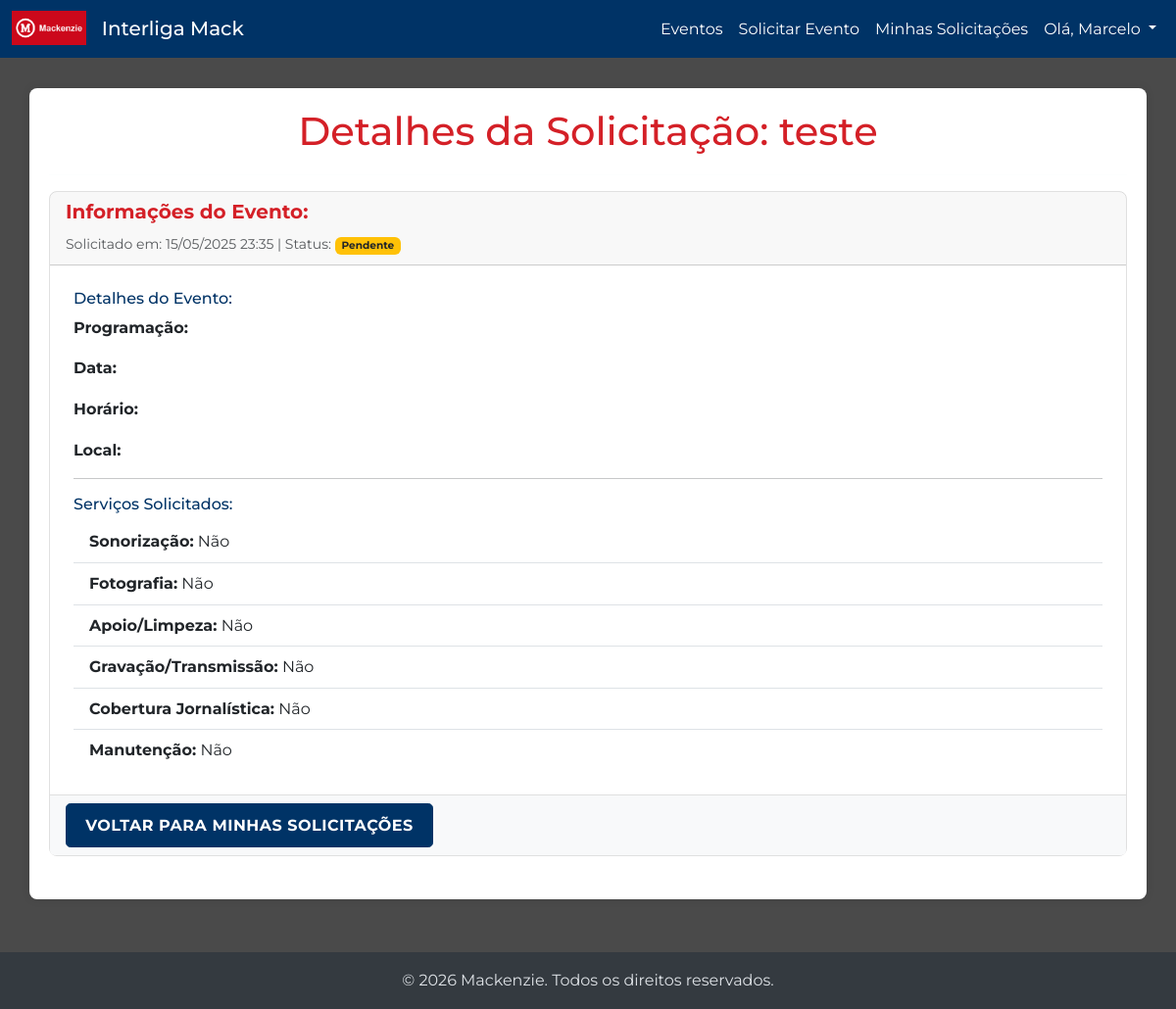
Page /eventos/solicitacao/12/ (signed in) on the committed database.
### users/models.py (models this page shows, shortened)
class UserProfile(AbstractUser):
    USER_TYPE_CHOICES = [
        ('solicitante', 'Solicitante Interno'),
        ('geral', 'Usuário Geral'), # Alunos, Palestrantes, Fornecedores, Público em Geral
    ]
    user_type = models.CharField(
        max_length=20,
        choices=USER_TYPE_CHOICES,
        default='geral',
        verbose_name='Tipo de Usuário'
    )
    registration_id = models.CharField(max_length=100, blank=True, null=True, verbose_name='Matrícula/ID')
    department = models.CharField(max_length=200, blank=True, null=True, verbose_name='Departamento/Unidade')
    class Meta:
        verbose_name = 'Perfil de Usuário'
        verbose_name_plural = 'Perfis de Usuários'

### events/models.py (models this page shows, shortened)
class EventRequest(models.Model):
    STATUS_CHOICES = [
        ('pending', 'Pendente'),
        ('approved', 'Aprovado'),
        ('rejected', 'Rejeitado'),
        ('in_progress', 'Em Andamento'),
        ('completed', 'Concluído'),
        ('cancelled', 'Cancelado'),
    ]
    requester = models.ForeignKey(
        settings.AUTH_USER_MODEL,
        on_delete=models.CASCADE,
        limit_choices_to={'user_type': 'solicitante'},
        related_name='user_event_requests',
        verbose_name='Solicitante'
    )
    request_date = models.DateTimeField(auto_now_add=True, verbose_name='Data da Solicitação')
    needs_sound_system = models.BooleanField(default=False, verbose_name='Necessita Sonorização?')
    sound_system_details = models.TextField(blank=True, null=True, verbose_name='Detalhes Sonorização')
    needs_photography = models.BooleanField(default=False, verbose_name='Necessita Fotografia?')
    photography_details = models.TextField(blank=True, null=True, verbose_name='Detalhes Fotografia')
    needs_support_cleaning = models.BooleanField(default=False, verbose_name='Necessita Apoio/Limpeza?')
    support_cleaning_details = models.TextField(blank=True, null=True, verbose_name='Detalhes Apoio/Limpeza')
    needs_recording_transmission = models.BooleanField(default=False, verbose_name='Necessita Gravação/Transmissão?')
    recording_transmission_details = models.TextField(blank=True, null=True, verbose_name='Detalhes Gravação/Transmissão')
    needs_journalistic_coverage = models.BooleanField(default=False, verbose_name='Necessita Cobertura Jornalística?')
    journalistic_coverage_details = models.TextField(blank=True, null=True, verbose_name='Detalhes Cobertura Jornalística')
    needs_maintenance = models.BooleanField(default=False, verbose_name='Necessita Manutenção?')
    maintenance_details = models.TextField(blank=True, null=True, verbose_name='Detalhes Manutenção')
    auditorium_requested = models.CharField(max_length=100, blank=True, null=True, verbose_name='Auditório Solicitado')
    stream_requested = models.BooleanField(default=False, verbose_name='Solicita Transmissão pela TV Mackenzie?')
    suggested_stream_link = models.URLField(blank=True, null=True, verbose_name='Link Sugerido para Transmissão (se houver)')
    internal_notes = models.TextField(blank=True, null=True, verbose_name='Observações Internas')
    created_at = models.DateTimeField(auto_now_add=True)
    updated_at = models.DateTimeField(auto_now=True)
    status = models.CharField(max_length=20, choices=STATUS_CHOICES, default='pending', verbose_name='Status da Solicitação')
    event_name_proposal = models.CharField(max_length=200, verbose_name='Nome Proposto do Evento')
    class Meta:
        verbose_name = 'Solicitação de Evento'
        verbose_name_plural = 'Solicitações de Eventos'
        ordering = ['-request_date']

### events/views.py (the view)
# urls.py: path('solicitacao/<int:request_id>/', views.event_request_detail, name='event_request_detail'),
@login_required
@user_passes_test(is_solicitante, login_url='/admin/login/')
def event_request_detail(request, request_id):
    event_request = get_object_or_404(EventRequest, id=request_id, requester=request.user)
    page_title = 'Detalhes da Solicitação'
    if event_request.approved_event:
        page_title = f'Detalhes da Solicitação: {event_request.approved_event.name}'
    elif event_request.event_name_proposal: # Fallback para o nome proposto se não houver evento aprovado
        page_title = f'Detalhes da Solicitação: {event_request.event_name_proposal} (Pendente)'
    return render(request, 'events/event_request_detail.html', {'event_request': event_request, 'page_title': page_title})

### events/views.py (called while the page is built)
def is_solicitante(user):
    return user.is_authenticated and user.user_type == 'solicitante'

### events/templates/events/event_request_detail.html (shortened to what this page needs)
{% extends "base.html" %}
{% block content %}
<div class="card">
    <div class="card-header">
        <h5 class="card-title">Informações do Evento: {{ event_request.event.title }}</h5>
        <p class="card-text"><small class="text-muted">Solicitado em: {{ event_request.request_date|date:"d/m/Y H:i" }} | Status: <span class="badge bg-{% if event_request.status == 'pending' %}warning text-dark{% elif event_request.status == 'approved' %}success{% elif event_request.status == 'rejected' %}danger{% elif event_request.status == 'in_progress' %}info text-dark{% elif event_request.status == 'completed' %}primary{% elif event_request.status == 'cancelled' %}secondary{% endif %}">{{ event_request.get_status_display }}</span></small></p>
    </div>
    <div class="card-body">
        <h6>Detalhes do Evento:</h6>
        <p><strong>Programação:</strong> {{ event_request.event.program|linebreaksbr }}</p>
        <p><strong>Data:</strong> {{ event_request.event.date|date:"d/m/Y" }}</p>
        <p><strong>Horário:</strong> {{ event_request.event.start_time|time:"H:i" }}{% if event_request.event.end_time %} - {{ event_request.event.end_time|time:"H:i" }}{% endif %}</p>
        <p><strong>Local:</strong> {{ event_request.event.location }}</p>
        <hr>
        <h6>Serviços Solicitados:</h6>
        <ul class="list-group list-group-flush">
            <li class="list-group-item">
                <strong>Sonorização:</strong> {% if event_request.needs_sound_system %}Sim{% else %}Não{% endif %}
            </li>
            <li class="list-group-item">
                <strong>Fotografia:</strong> {% if event_request.needs_photography %}Sim{% else %}Não{% endif %}
            </li>
            <li class="list-group-item">
                <strong>Apoio/Limpeza:</strong> {% if event_request.needs_support_cleaning %}Sim{% else %}Não{% endif %}
            </li>
            <li class="list-group-item">
                <strong>Gravação/Transmissão:</strong> {% if event_request.needs_recording_transmission %}Sim{% else %}Não{% endif %}
            </li>
            <li class="list-group-item">
                <strong>Cobertura Jornalística:</strong> {% if event_request.needs_journalistic_coverage %}Sim{% else %}Não{% endif %}
            </li>
            <li class="list-group-item">
                <strong>Manutenção:</strong> {% if event_request.needs_maintenance %}Sim{% else %}Não{% endif %}
            </li>
        </ul>
    </div>
    <div class="card-footer">
        <a href="{% url 'events:list_my_event_requests' %}" class="btn btn-secondary">Voltar para Minhas Solicitações</a>
    </div>
</div>
{% endblock %}

### templates/base.html (shortened to what this page needs)
{% load static %}
<!DOCTYPE html>
<html lang="pt-br">
<head>
    <link href="https://cdn.jsdelivr.net/npm/bootstrap@5.3.0-alpha1/dist/css/bootstrap.min.css" rel="stylesheet">
    <link rel="stylesheet" href="{% static 'css/custom.css' %}">
</head>
<body>
    <nav class="navbar navbar-expand-lg navbar-mackenzie fixed-top">
        <div class="container-fluid">
            <a class="navbar-brand" href="{% url 'home' %}">
                <img src="{% static 'images/logo-vermelho-mack.png' %}" alt="Interliga Mack Logo">
                Interliga Mack
            </a>
            <div class="collapse navbar-collapse" id="navbarNav">
                <ul class="navbar-nav ms-auto mb-2 mb-lg-0">
                    <li class="nav-item">
                        <a class="nav-link {% if request.resolver_match.url_name == 'public_event_list' or request.resolver_match.url_name == 'home' %}active{% endif %}" href="{% url 'home' %}">Eventos</a>
                    </li>
                    {% if user.is_authenticated %}
                        {% if user.user_type == 'solicitante' %}
                            <li class="nav-item">
                                <a class="nav-link {% if request.resolver_match.url_name == 'create_event_request' %}active{% endif %}" href="{% url 'events:create_event_request' %}">Solicitar Evento</a>
                            </li>
                            <li class="nav-item">
                                <a class="nav-link {% if request.resolver_match.url_name == 'list_my_event_requests' %}active{% endif %}" href="{% url 'events:list_my_event_requests' %}">Minhas Solicitações</a>
                            </li>
                        {% endif %}
                        <li class="nav-item dropdown">
                            <a class="nav-link dropdown-toggle" href="#" id="navbarUserDropdown" role="button" data-bs-toggle="dropdown" aria-expanded="false">
                                Olá, {{ user.first_name|default:user.username }}
                            </a>
                        </li>
                    {% endif %}
                </ul>
            </div>
        </div>
    </nav>
    <div id="page-content">
        <div class="container">
            <h1 class="page-title-custom">{% block page_title %}{{ page_title|default:"Interliga Mack" }}{% endblock %}</h1>
            <hr>
            {% block content %}
            {% endblock %}
        </div>
    </div>
    <footer class="py-3 my-4 text-center">
        <p class="text-muted">&copy; {% now "Y" %} Mackenzie. Todos os direitos reservados.</p>
    </footer>
</body>
</html>

### static/css/custom.css (style rules this page uses)
html { height: 100%; }
body { font-family: 'Montserrat', 'Segoe UI', Tahoma, Geneva, Verdana, sans-serif; line-height: 1.6; background-color: #4a4a4a; color: #f8f9fa; display: flex; flex-direction: column; min-height: 100%; }
#page-content { flex: 1 0 auto; padding-top: 90px; padding-bottom: 30px; }
h1, h2, h3, h4, h5, h6, .h1, .h2, .h3, .h4, .h5, .h6 { font-family: 'Montserrat', sans-serif; color: var(--mackenzie-blue); }
.navbar-brand img { max-height: 45px; width: auto; margin-top: -5px; }
.page-title-custom { font-weight: 500; text-align: center; color: var(--mackenzie-red); margin-bottom: 30px; font-size: 2.5rem; }
.container { background-color: white; border-radius: 8px; box-shadow: 0 0 15px rgba(0,0,0,0.2); padding-left: 20px; padding-right: 20px; padding-top: 20px; padding-bottom: 20px; }
.card { border: 1px solid #e0e0e0; transition: box-shadow .3s ease-in-out, transform .3s ease-in-out; border-radius: 0.5rem; margin-bottom: 1.5rem; }
.card-title { color: var(--mackenzie-red); font-weight: 700; font-size: 1.25rem; }
.card-body { padding: 1.5rem; }
.card-footer { background-color: #f8f9fa; border-top: 1px solid #e0e0e0; font-size: 0.9em; }
.navbar-nav .nav-item.dropdown .nav-link { cursor: pointer; }
a { color: var(--mackenzie-red); text-decoration: none; font-weight: 500; }
.btn { border-radius: 0.3rem; padding: 0.6rem 1.2rem; font-weight: 700; text-transform: uppercase; letter-spacing: 0.5px; font-family: 'Montserrat', sans-serif; }
.btn-secondary { background-color: var(--mackenzie-blue); border-color: var(--mackenzie-blue); color: white; }
footer { flex-shrink: 0; margin-top: auto; padding-top: 20px; padding-bottom: 20px; background-color: #343a40; color: #f8f9fa; width: 100%; }
footer p.text-muted { color: #dee2e6 !important; margin-bottom: 0; }

### templates/base.html (style rules this page uses)
:root { --mackenzie-blue: #003366; --mackenzie-red: #d42027; --mackenzie-light-gray: #f0f0f0; }
html, body { height: 100%; }
body { display: flex; flex-direction: column; }
#page-content { flex: 1 0 auto; padding-top: 70px; }
footer { flex-shrink: 0; }
.navbar-mackenzie { background-color: var(--mackenzie-blue); }
.navbar-mackenzie .navbar-brand, .navbar-mackenzie .nav-link { color: white; }
.navbar-brand img { max-height: 35px; width: auto; margin-right: 10px; margin-top: -5px; }
.container { margin-top: 20px; background-color: white; padding: 20px; border-radius: 8px; box-shadow: 0 0 10px rgba(0,0,0,0.1); }
.btn-secondary { background-color: var(--mackenzie-blue); border-color: var(--mackenzie-blue); }
h1, h2, h3, h4, h5, h6 { color: var(--mackenzie-blue); }
.page-title-custom { color: var(--mackenzie-red); margin-bottom: 20px; }

### rows in the picture
UserProfile: first_name "Marcelo"
EventRequest: request_date "15/05/2025 23:35", status "Pendente"

### other values in the picture
{{ page_title|default:"Interliga Mack" }} "Detalhes da Solicitação: teste"
